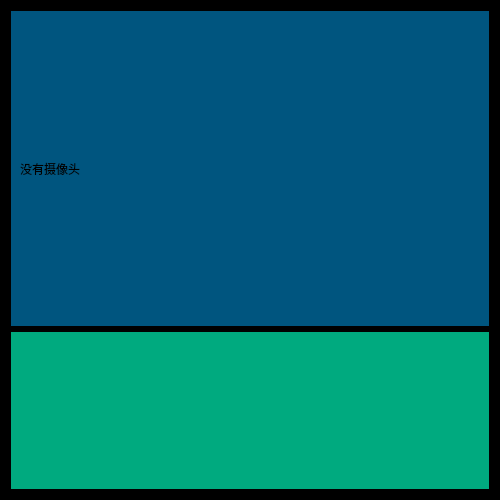
<?xml version="1.0" encoding="UTF-8"?>
<ui version="4.0">
 <class>Dialog</class>
 <widget class="QDialog" name="Dialog">
  <property name="geometry">
   <rect>
    <x>0</x>
    <y>0</y>
    <width>500</width>
    <height>500</height>
   </rect>
  </property>
  <property name="windowTitle">
   <string>MagicMirror</string>
  </property>
  <property name="styleSheet">
   <string notr="true">background-color: rgb(0, 0, 0);</string>
  </property>
  <layout class="QVBoxLayout" name="verticalLayout" stretch="2,1">
   <item>
    <widget class="QWidget" name="ctnVideo" native="true">
     <property name="styleSheet">
      <string notr="true">background-color: rgb(0, 85, 127);</string>
     </property>
     <layout class="QVBoxLayout" name="verticalLayout_2">
      <item>
       <widget class="QLabel" name="VideoShow">
        <property name="text">
         <string>没有摄像头</string>
        </property>
       </widget>
      </item>
     </layout>
    </widget>
   </item>
   <item>
    <widget class="QWidget" name="ctnVoice" native="true">
     <property name="styleSheet">
      <string notr="true">background-color: rgb(0, 170, 127);</string>
     </property>
    </widget>
   </item>
  </layout>
 </widget>
 <resources/>
 <connections/>
</ui>
